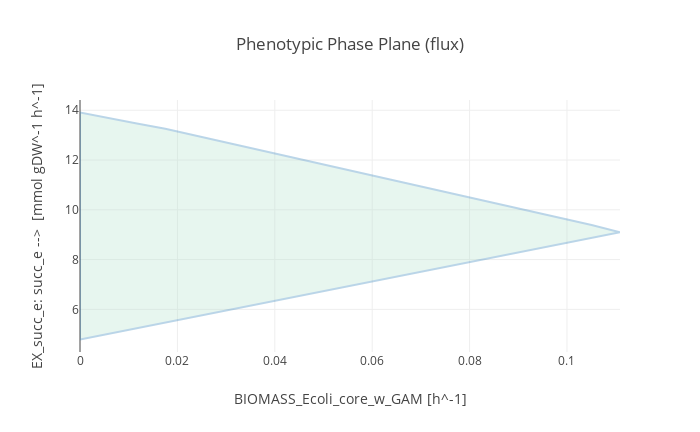

Write notebook code for a chart like this one.
### Code cell
ppp = phenotypic_phase_plane(mutant3,
                             variables=[mutant3.reactions.BIOMASS_Ecoli_core_w_GAM],
                             objective=mutant3.reactions.EX_succ_e)

ppp.plot()

### Figure 1 — Plotly figure (JSON) as saved in the notebook; plotly's stock layout.template omitted (floating-point values rounded to 4 significant figures)
{"data": [{"fill": "toself", "fillcolor": "#B3E2CD", "hoverinfo": "none", "marker": {"line": {"color": "#B3E2CD"}, "opacity": 0.3}, "mode": "lines", "name": "WT", "opacity": 0.3, "type": "scatter", "x": [0, 0.005836, 0.01167, 0.01751, 0.02334, 0.02918, 0.03502, 0.04085, 0.04669, 0.05253, 0.05836, 0.0642, 0.07003, 0.07587, 0.08171, 0.08754, 0.09338, 0.09921, 0.1051, 0.1109, 0.1109, 0.1051, 0.09921, 0.09338, 0.08754, 0.08171, 0.07587, 0.07003, 0.0642, 0.05836, 0.05253, 0.04669, 0.04085, 0.03502, 0.02918, 0.02334, 0.01751, 0.01167, 0.005836, 0, 0, 0], "y": [4.794, 5.021, 5.247, 5.474, 5.7, 5.927, 6.154, 6.38, 6.607, 6.833, 7.06, 7.286, 7.513, 7.739, 7.966, 8.192, 8.419, 8.646, 8.872, 9.099, 9.099, 9.387, 9.646, 9.905, 10.16, 10.42, 10.68, 10.94, 11.2, 11.46, 11.72, 11.98, 12.24, 12.49, 12.75, 13.01, 13.25, 13.47, 13.69, 13.91, 4.794, 13.91]}], "layout": {"height": 432, "title": "Phenotypic Phase Plane (flux)", "width": 700, "xaxis": {"title": "BIOMASS_Ecoli_core_w_GAM [h^-1]"}, "yaxis": {"title": "EX_succ_e: succ_e -->  [mmol gDW^-1 h^-1]"}}}
